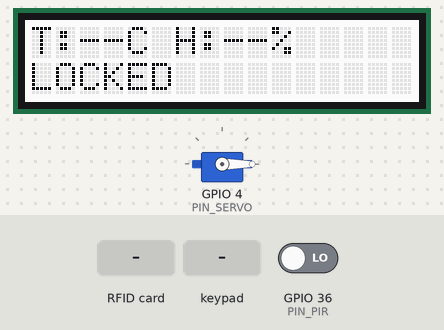
This sketch was run on a simulated ESP32. Shown: 16×2 character LCD, servo. Inputs (shaded band) come from the test bench; at power-on: GPIO 36 (PIN_PIR) LOW. WiFi joins after 1.5 s; servers stay silent unless stated; what the sketch prints to the serial monitor is not drawn.

Above: at 1.8 s.
1.9 s: RFID card C3 A0 B7 2C held to the reader
At 2.5 s:
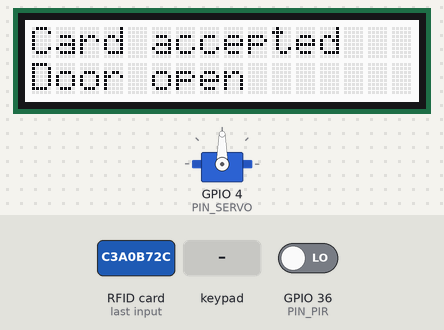
4.9 s: keypad keys 4 3 5 2 8 A 3 6 pressed 0.4 s apart
At 8.2 s:
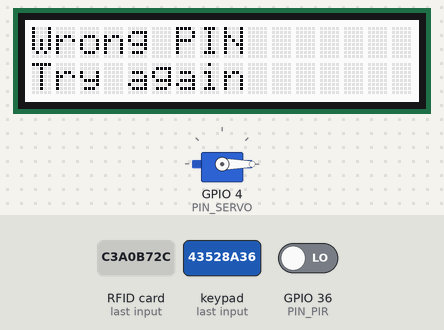
9.6 s: key '1' pressed
At 10.2 s:
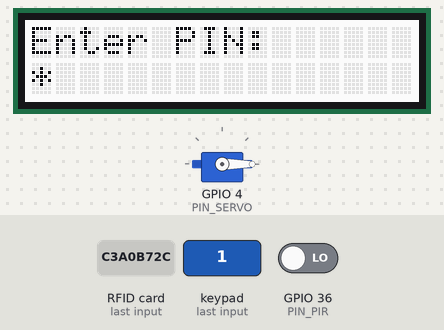
11.2 s: RFID card 5E 7A 19 C4 held to the reader
At 12.3 s:
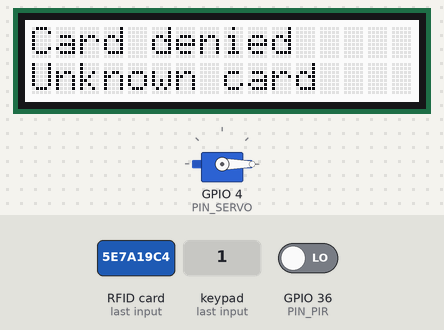
14.2 s: keypad keys 4 3 5 2 8 A 3 6 # pressed 0.4 s apart
At 16.1 s:
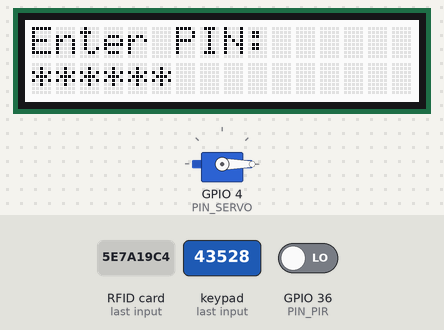
19.3 s: key '3' pressed
At 19.7 s:
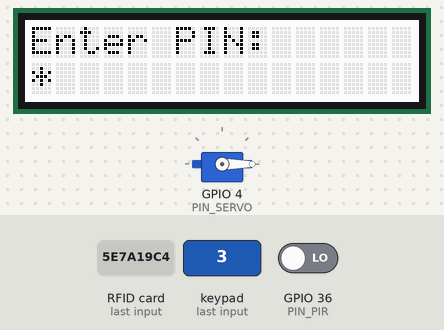
Timing chart, 0 to 22.3 s (numbered marks = the images above; inputs shaded):
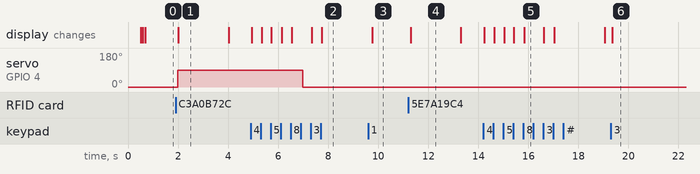

Measured:
- after the input at 1.9 s, servo on GPIO 4 (PIN_SERVO): 0° → 90° after 0.08 s; the display: changes after 0.12 s (image 1)
- after the input at 4.9 s, the display: first changes after 0.05 s (image 2 shows a later state)
- after the input at 9.6 s, the display: changes after 0.17 s (image 3)
- after the input at 11.2 s, the display: changes after 0.09 s (image 4)
- after the input at 14.2 s, the display: first changes at once (image 5 shows a later state)
- after the input at 19.3 s, the display: changes after 0.06 s (image 6)
- what the display in image 1 shows lasts 2.0 s, from 2.0 s to 4.0 s

The sketch:

door_board.ino
```cpp
/*
  ESP32 #1 - DOOR BOARD  (ESP-NOW + Blynk)

  Components: 16x2 I2C LCD, 4x4 keypad, MFRC522 RFID, PIR, SG90 servo
  Needs: arduino-esp32 core 3.x, and these libraries:
    Blynk, DFRobot_RGBLCD1602 (DFRobot),
    Keypad (Mark Stanley, Alexander Brevig), MFRC522 (GithubCommunity / miguelbalboa),
    ESP32Servo (Kevin Harrington, John K. Bennett)

  Behaviour (all from your answers; items marked [DEFAULT] are the proposed defaults you accepted):
    - Door unlocks with a valid RFID card OR a valid keypad PIN. Servo 0 deg = locked, 90 deg = unlocked.
    - No lockout after wrong attempts.
    - Auto-relock after RELOCK_MS                                   [DEFAULT 5 s]
    - PIR motion: LCD backlight on, message on LCD, event sent to board B (buzzer there).
    - Board B "person approaching" event: LCD backlight on + message.
    - LCD default screen: row 1 = temperature/humidity from board B, row 2 = door state.
      Alarms, PIN entry and event messages temporarily override it.   [DEFAULT]
    - Keypad: digits = PIN, 6 = enter, * = clear
    - Remote commands from the phone dashboard:
        topic home/cmd/door   payload  UNLOCK:<REMOTE_UNLOCK_CODE>  or  LOCK

  The door lock, keypad, RFID and PIR all work locally even if Wi-Fi is down.
  Networking runs in its own FreeRTOS task so a slow connection never blocks the door logic.
*/

#define BLYNK_TEMPLATE_ID "TMPL2J0ZRpAZa"
#define BLYNK_TEMPLATE_NAME "Smart Home"
#define BLYNK_AUTH_TOKEN "uTdr391bM_DM-2lwivcu773MOelFaMZL"

#include <WiFi.h>
#include <esp_now.h>
#include <BlynkSimpleEsp32.h>
#include <Wire.h>
#include <DFRobot_RGBLCD1602.h>
#include <Keypad.h>
#include <SPI.h>
#include <MFRC522.h>
#include <ESP32Servo.h>

// ============================== USER SETTINGS ==============================
const char* WIFI_SSID      = "mate";
const char* WIFI_PASS      = "Hhhhnnnn15";

// Door credentials (PLACEHOLDERS - change them)
const char* VALID_PIN = "1234";
const char* VALID_UIDS[] = { "C3A0B72C", "43528A36", "92BCB502" };   // uppercase hex, no spaces. The Serial Monitor prints every scanned UID.
const size_t VALID_UID_COUNT = sizeof(VALID_UIDS) / sizeof(VALID_UIDS[0]);
const char  PIN_ENTER_KEY = '6';

// Remote unlock from the phone (set REMOTE_UNLOCK_ENABLED=false to disable remote unlock completely)
const bool  REMOTE_UNLOCK_ENABLED = true;
const char* REMOTE_UNLOCK_CODE    = "654321";

// Timing / angles
const int      ANGLE_LOCKED        = 0;
const int      ANGLE_UNLOCKED      = 90;
const uint32_t RELOCK_MS           = 5000;    // [DEFAULT] auto-relock delay
const uint32_t BACKLIGHT_MS        = 15000;   // [DEFAULT] backlight stays on this long after activity
const uint32_t PIN_TIMEOUT_MS      = 10000;   // clear a half-typed PIN after this idle time
const uint32_t PIR_WARMUP_MS       = 30000;   // ignore PIR right after boot (sensor settling)
const uint32_t PIR_COOLDOWN_MS     = 10000;   // minimum gap between two PIR events
const uint32_t ENV_STALE_MS        = 30000;   // show "--" if no data from board B for this long
const size_t   MAX_PIN_LEN         = 8;
const uint8_t  LCD_RGB_ADDR        = 0x60;
const uint8_t  LCD_ADDR            = 0x2D;

// ============================== PINS (from your wiring sheet) ==============================
#define PIN_SDA      21
#define PIN_SCL      22
#define PIN_RFID_SS   5
#define PIN_RFID_SCK 18
#define PIN_RFID_MOSI 23
#define PIN_RFID_MISO 19
#define PIN_RFID_RST 27
#define PIN_SERVO     4
#define PIN_PIR      36

// ============================== OBJECTS ==============================
DFRobot_RGBLCD1602 lcd(LCD_RGB_ADDR, LCD_ADDR);
MFRC522 rfid(PIN_RFID_SS, PIN_RFID_RST);
Servo servo;

char keys[4][4] = {
  { '1', '2', '3', 'A' },
  { '4', '5', '6', 'B' },
  { '7', '8', '9', 'C' },
  { '*', '0', '#', 'D' }
};
byte rowPins[4] = { 13, 14, 25, 26 };
byte colPins[4] = { 32, 33, 16, 17 };
Keypad keypad = Keypad(makeKeymap(keys), rowPins, colPins, 4, 4);

// ============================== SHARED STATE (loop <-> ESP-NOW callback) ==============================
enum PacketType : uint8_t {
  PKT_DOOR_STATE = 1, PKT_PIR, PKT_ENV_DATA, PKT_ENV_STATE,
  PKT_ENV_ALARM, PKT_ENV_SILENCED, PKT_ENV_APPROACH,
  PKT_CMD_SILENCE, PKT_CMD_DOOR
};
struct EspNowPacket {
  uint8_t type;
  uint32_t sequence;
  float temperature, humidity, distance;
  int32_t co, flame;
  bool flag;
  char text[16];
};
QueueHandle_t espNowQ;
portMUX_TYPE mux = portMUX_INITIALIZER_UNLOCKED;

volatile bool     g_cmdUnlock   = false;
volatile bool     g_cmdLock     = false;
volatile bool     g_cmdRejected = false;
volatile bool     g_approachRise = false;

// Data from board B (protected by mux)
float    g_temp = 0, g_hum = 0;
uint32_t g_lastEnvMs = 0;
char     g_envState[12] = "NORMAL";
char     g_envAlarm[16] = "NONE";
bool     g_envSilenced = false;
bool     g_approach = false;
char     g_doorState[10] = "LOCKED";

// ============================== LOOP-SIDE STATE ==============================
bool     doorUnlocked = false;
uint32_t unlockedAt = 0;

char     pinBuf[MAX_PIN_LEN + 1] = "";
size_t   pinLen = 0;
uint32_t lastKeyMs = 0;

uint32_t lastRfidMs = 0;
uint32_t lastPirEvent = 0;
bool     pirPrev = false;

uint32_t blOnUntil = 0;
bool     blIsOn = true;

char     msg1[17] = "", msg2[17] = "";
uint32_t msgUntil = 0;

char     shown1[17] = "", shown2[17] = "";
bool     alarmOnNow = false;

#define T_DOOR_STATE "home/door/state"
#define T_PIR        "home/door/pir"

// ============================== ESP-NOW ==============================
uint32_t txSequence = 0;
const uint8_t BROADCAST_MAC[] = {0xff, 0xff, 0xff, 0xff, 0xff, 0xff};

void sendPacket(EspNowPacket p) {
  p.sequence = ++txSequence;
  esp_now_send(BROADCAST_MAC, reinterpret_cast<uint8_t*>(&p), sizeof(p));
}

void onEspNowReceive(const esp_now_recv_info_t*, const uint8_t* data, int len) {
  if (len == sizeof(EspNowPacket)) {
    EspNowPacket p;
    memcpy(&p, data, sizeof(p));
    xQueueSendFromISR(espNowQ, &p, nullptr);
  }
}

void onEspNowSent(const wifi_tx_info_t*, esp_now_send_status_t) {}

void setupEspNow() {
  WiFi.mode(WIFI_STA);
  WiFi.begin(WIFI_SSID, WIFI_PASS);
  if (esp_now_init() != ESP_OK) {
    Serial.println("[ESP-NOW] init failed");
    return;
  }
  esp_now_register_recv_cb(onEspNowReceive);
  esp_now_register_send_cb(onEspNowSent);
  esp_now_peer_info_t peer{};
  memcpy(peer.peer_addr, BROADCAST_MAC, 6);
  peer.channel = 0;
  peer.encrypt = false;
  esp_now_add_peer(&peer);
  Serial.println("[ESP-NOW] ready");
}

void sendTextPacket(uint8_t type, const char* text) {
  EspNowPacket p{};
  p.type = type;
  strlcpy(p.text, text, sizeof(p.text));
  sendPacket(p);
}

void pub(const char* topic, const char* payload, bool = false) {
  if (!strcmp(topic, "home/door/state")) sendTextPacket(PKT_DOOR_STATE, payload);
  else if (!strcmp(topic, "home/door/pir")) sendTextPacket(PKT_PIR, payload);
}

void wakeBacklight() { blOnUntil = millis() + BACKLIGHT_MS; }

void showMsg(const char* a, const char* b, uint32_t ms) {
  strlcpy(msg1, a, sizeof(msg1));
  strlcpy(msg2, b, sizeof(msg2));
  msgUntil = millis() + ms;
  wakeBacklight();
}

void clearPin() { pinLen = 0; pinBuf[0] = 0; }

// ============================== ESP-NOW PACKET HANDLING ==============================
void handleEnvPacket(const EspNowPacket& p) {
  portENTER_CRITICAL(&mux);
  if (p.type == PKT_ENV_DATA) {
    g_temp = p.temperature;
    g_hum = p.humidity;
    g_lastEnvMs = millis();
    if (g_lastEnvMs == 0) g_lastEnvMs = 1;
  } else if (p.type == PKT_ENV_STATE) {
    strlcpy(g_envState, p.text, sizeof(g_envState));
  } else if (p.type == PKT_ENV_ALARM) {
    strlcpy(g_envAlarm, p.text, sizeof(g_envAlarm));
  } else if (p.type == PKT_ENV_SILENCED) {
    g_envSilenced = p.flag;
  } else if (p.type == PKT_ENV_APPROACH) {
    bool a = p.flag;
    if (a && !g_approach) g_approachRise = true;
    g_approach = a;
  }
  portEXIT_CRITICAL(&mux);
}

void processEspNowPackets() {
  EspNowPacket p;
  while (xQueueReceive(espNowQ, &p, 0) == pdTRUE) {
    if (p.type == PKT_CMD_DOOR) {
      if (!strcmp(p.text, "LOCK")) g_cmdLock = true;
      else if (!strncmp(p.text, "UNLOCK:", 7)) {
        if (REMOTE_UNLOCK_ENABLED && !strcmp(p.text + 7, REMOTE_UNLOCK_CODE)) g_cmdUnlock = true;
        else g_cmdRejected = true;
      }
    } else {
      handleEnvPacket(p);
    }
  }
}

void updateBlynk() {
  static uint32_t last = 0;
  if (millis() - last < 5000) return;
  last = millis();
  float t, h;
  char st[12], al[16];
  portENTER_CRITICAL(&mux);
  t = g_temp; h = g_hum;
  strlcpy(st, g_envState, sizeof(st));
  strlcpy(al, g_envAlarm, sizeof(al));
  portEXIT_CRITICAL(&mux);
  Blynk.virtualWrite(V0, t);
  Blynk.virtualWrite(V1, h);
  Blynk.virtualWrite(V5, st);
  Blynk.virtualWrite(V6, al);
  Blynk.virtualWrite(V7, doorUnlocked ? "UNLOCKED" : "LOCKED");
}

BLYNK_WRITE(V8) {
  if (param.asInt()) sendTextPacket(PKT_CMD_SILENCE, "SILENCE");
}

BLYNK_WRITE(V9) {
  if (param.asInt()) {
    char command[24];
    snprintf(command, sizeof(command), "UNLOCK:%s", REMOTE_UNLOCK_CODE);
    sendTextPacket(PKT_CMD_DOOR, command);
  }
}

BLYNK_WRITE(V10) {
  if (param.asInt()) sendTextPacket(PKT_CMD_DOOR, "LOCK");
}

// ============================== DOOR CONTROL ==============================
void setDoor(bool unlock) {
  doorUnlocked = unlock;
  servo.write(unlock ? ANGLE_UNLOCKED : ANGLE_LOCKED);
  if (unlock) unlockedAt = millis();
  const char* s = unlock ? "UNLOCKED" : "LOCKED";
  portENTER_CRITICAL(&mux);
  strlcpy(g_doorState, s, sizeof(g_doorState));
  portEXIT_CRITICAL(&mux);
  pub(T_DOOR_STATE, s, true);
  Serial.printf("[DOOR] %s\n", s);
}

void handleAutoRelock() {
  if (doorUnlocked && millis() - unlockedAt >= RELOCK_MS) {
    setDoor(false);
    wakeBacklight();
  }
}

void handleRemoteCmds() {
  if (g_cmdUnlock) {
    g_cmdUnlock = false;
    setDoor(true);
    showMsg("Remote unlock", "Door open", 2000);
  }
  if (g_cmdLock) {
    g_cmdLock = false;
    setDoor(false);
    showMsg("Remote lock", "Door locked", 2000);
  }
  if (g_cmdRejected) {
    g_cmdRejected = false;
    showMsg("Remote unlock", "Rejected", 2000);
    Serial.println("[BLYNK] remote unlock rejected (wrong code or disabled)");
  }
}

void handleKeypad() {
  char k = keypad.getKey();
  if (k) {
    wakeBacklight();
    lastKeyMs = millis();
    if (k == PIN_ENTER_KEY) {
      if (pinLen > 0) {
        if (!strcmp(pinBuf, VALID_PIN)) {
          setDoor(true);
          showMsg("PIN accepted", "Door open", 2000);
        } else {
          showMsg("Wrong PIN", "Try again", 2000);
          Serial.println("[KEYPAD] wrong PIN");
        }
        clearPin();
      }
    } else if (k >= '0' && k <= '9') {
      if (pinLen < MAX_PIN_LEN) {
        pinBuf[pinLen++] = k;
        pinBuf[pinLen] = 0;
      }
    } else if (k == '*') {
      clearPin();
    }
  }
  if (pinLen > 0 && millis() - lastKeyMs > PIN_TIMEOUT_MS) clearPin();
}

void handleRfid() {
  static uint32_t lastPoll = 0;
  uint32_t now = millis();
  if (now - lastPoll < 100) return;
  lastPoll = now;
  if (lastRfidMs != 0 && now - lastRfidMs < 1500) return;   // avoid double reads of the same card

  if (!rfid.PICC_IsNewCardPresent() || !rfid.PICC_ReadCardSerial()) return;

  char hex[21] = "";
  byte sz = rfid.uid.size > 10 ? 10 : rfid.uid.size;
  for (byte i = 0; i < sz; i++) sprintf(hex + 2 * i, "%02X", rfid.uid.uidByte[i]);
  rfid.PICC_HaltA();
  rfid.PCD_StopCrypto1();
  lastRfidMs = now;
  if (lastRfidMs == 0) lastRfidMs = 1;

  Serial.printf("[RFID] card UID: %s\n", hex);
  wakeBacklight();

  bool ok = false;
  for (size_t i = 0; i < VALID_UID_COUNT; i++) {
    if (!strcmp(hex, VALID_UIDS[i])) { ok = true; break; }
  }
  if (ok) {
    setDoor(true);
    showMsg("Card accepted", "Door open", 2000);
  } else {
    showMsg("Card denied", "Unknown card", 2000);
  }
}

void handlePir() {
  if (millis() < PIR_WARMUP_MS) return;
  bool cur = digitalRead(PIN_PIR);
  if (cur && !pirPrev && millis() - lastPirEvent > PIR_COOLDOWN_MS) {
    lastPirEvent = millis();
    wakeBacklight();
    showMsg("Motion", "detected", 3000);
    pub(T_PIR, "1", false);          // board B sounds the buzzer
    Serial.println("[PIR] motion");
  }
  pirPrev = cur;
}

void handleApproach() {
  if (g_approachRise) {
    g_approachRise = false;
    showMsg("Person", "approaching", 3000);
    Serial.println("[ENV] person approaching");
  }
}

// ============================== LCD ==============================
void renderLcd() {
  char st[12], al[16];
  bool silenced;
  float t, h;
  uint32_t last;
  portENTER_CRITICAL(&mux);
  strlcpy(st, g_envState, sizeof(st));
  strlcpy(al, g_envAlarm, sizeof(al));
  silenced = g_envSilenced;
  t = g_temp; h = g_hum; last = g_lastEnvMs;
  portEXIT_CRITICAL(&mux);

  alarmOnNow = strcmp(al, "NONE") != 0;
  bool warnOn = !alarmOnNow && !strcmp(st, "WARNING");

  char l1[24], l2[24];
  if (alarmOnNow) {
    if (!strcmp(al, "FLAME"))    strcpy(l1, "!!FLAME ALARM!!");
    else if (!strcmp(al, "CO"))  strcpy(l1, "!! CO ALARM !!");
    else                         strcpy(l1, "!!FLAME + CO !!");
    strcpy(l2, silenced ? "Buzzer silenced" : "Check the house");
  } else if (millis() < msgUntil) {
    strlcpy(l1, msg1, sizeof(l1));
    strlcpy(l2, msg2, sizeof(l2));
  } else if (pinLen > 0) {
    strcpy(l1, "Enter PIN:");
    size_t i = 0;
    for (; i < pinLen && i < 16; i++) l2[i] = '*';
    l2[i] = 0;
  } else if (warnOn) {
    strcpy(l1, "CO WARNING");
    strcpy(l2, "CO level high");
  } else {
    bool fresh = last != 0 && (millis() - last) < ENV_STALE_MS;
    if (fresh) snprintf(l1, sizeof(l1), "T:%.0fC H:%.0f%%", t, h);
    else       strcpy(l1, "T:--C H:--%");
    strcpy(l2, doorUnlocked ? "UNLOCKED" : "LOCKED");
  }

  char w1[17], w2[17];
  snprintf(w1, sizeof(w1), "%-16.16s", l1);
  snprintf(w2, sizeof(w2), "%-16.16s", l2);
  if (strcmp(w1, shown1)) { lcd.setCursor(0, 0); lcd.print(w1); strcpy(shown1, w1); }
  if (strcmp(w2, shown2)) { lcd.setCursor(0, 1); lcd.print(w2); strcpy(shown2, w2); }
}

void updateBacklight() {
  bool want = (millis() < blOnUntil) || alarmOnNow;
  if (want != blIsOn) {
    blIsOn = want;
    if (want) lcd.setRGB(255, 255, 255); else lcd.setRGB(0, 0, 0);
  }
}

// ============================== SETUP / LOOP ==============================
void setup() {
  Serial.begin(115200);
  delay(200);
  Serial.println("\n[BOOT] Door board");

  espNowQ = xQueueCreate(16, sizeof(EspNowPacket));
  setupEspNow();
  Blynk.config(BLYNK_AUTH_TOKEN);
  Blynk.connect(5000);

  Wire.begin(PIN_SDA, PIN_SCL);
  lcd.init();
  lcd.setRGB(255, 255, 255);
  lcd.setCursor(0, 0);
  lcd.print("Door board      ");
  lcd.setCursor(0, 1);
  lcd.print("Starting...     ");
  wakeBacklight();

  servo.setPeriodHertz(50);
  servo.attach(PIN_SERVO, 500, 2400);
  servo.write(ANGLE_LOCKED);

  SPI.begin(PIN_RFID_SCK, PIN_RFID_MISO, PIN_RFID_MOSI, PIN_RFID_SS);
  rfid.PCD_Init();
  rfid.PCD_DumpVersionToSerial();

  pinMode(PIN_PIR, INPUT);

  keypad.setDebounceTime(30);

}

void loop() {
  Blynk.run();
  processEspNowPackets();
  updateBlynk();
  handleRemoteCmds();
  handleKeypad();
  handleRfid();
  handlePir();
  handleApproach();
  handleAutoRelock();
  renderLcd();
  updateBacklight();
  delay(5);
}
```
